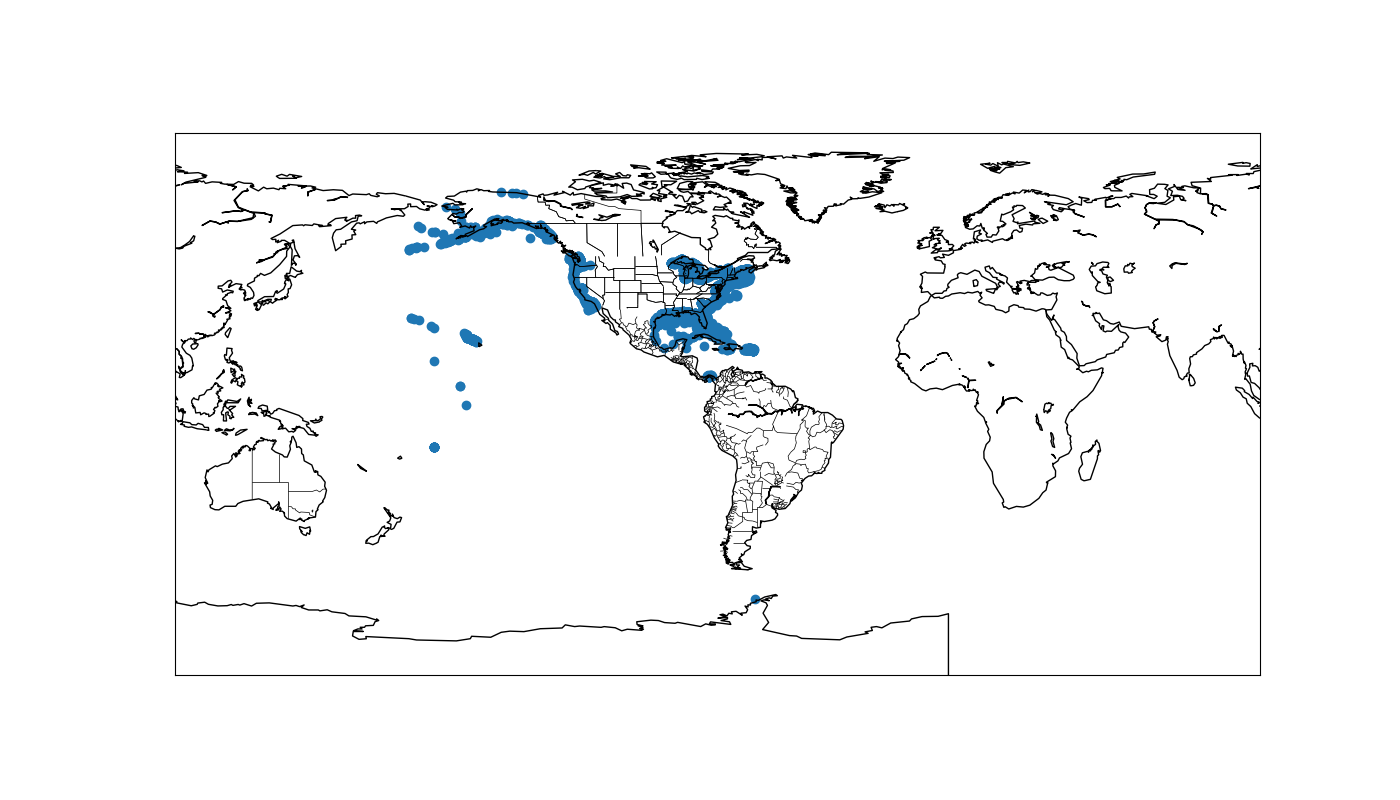

Generate this figure with Python:
import pymongo
import pprint
import matplotlib.pyplot as plt
from mpl_toolkits.basemap import Basemap


SAVEFIG_01 = 'mapping-geodata.png'
course_cluster_uri = 'mongodb://analytics-student:[email redacted]:27017,cluster0-shard-00-01-jxeqq.mongodb.net:27017,cluster0-shard-00-02-jxeqq.mongodb.net:27017/?ssl=true&replicaSet=Cluster0-shard-0&authSource=admin'


course_client = pymongo.MongoClient(course_cluster_uri)
shipwrecks = course_client.ships.shipwrecks
l = list(shipwrecks.find({}))
pprint.pprint(l[0])

lngs = [data['londec'] for data in l]
lats = [data['latdec'] for data in l]

plt.clf()
plt.figure(figsize=(14, 8))
m = Basemap(lat_0=lats[0], lon_0=lngs[0], projection='cyl')
m.drawcoastlines()
m.drawstates()
x, y = m(lngs, lats)
plt.scatter(x, y)
plt.savefig(SAVEFIG_01)
plt.close()
